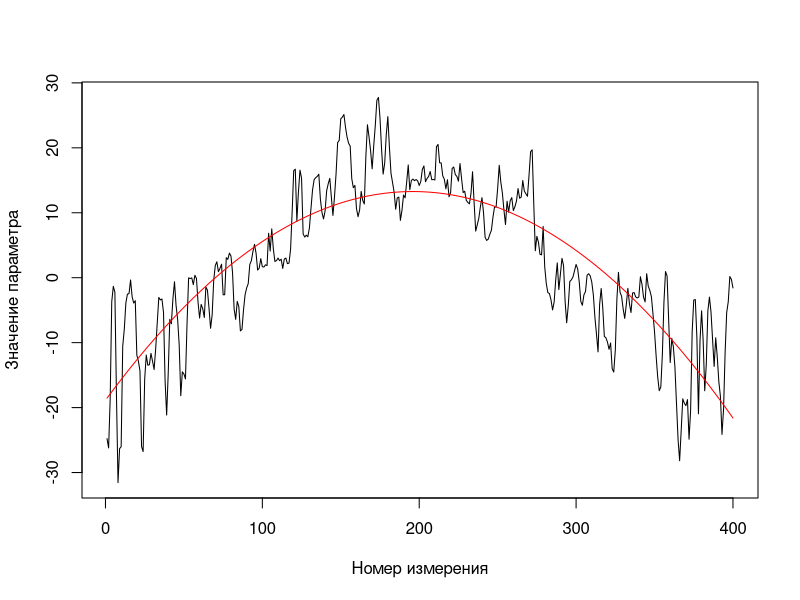

R code for this plot:
#путь
setwd("D:/Study/R/Labs")
#читаем файл
myData<- read.csv("6_1_1_2.csv", header = T, sep = ";")
x=1:400
View(myData)
plot(myData$Td[1:400], type = "l", xlab="Номер измерения", ylab = "Значение параметра")
#выделяем набор данных, для которого будем строить регрессионную модель
e<-data.frame(y=myData$Td[1:400], x=1:400)
#подбираем коэффициенты регрессионной модели
res<- nls(y~a+b*x+c*x*x, data=e, start=list(a=0.1, b=0.1, c=0.1))
#получаем значения коэффициентов
coef_func <- coef(res)
#строим регрессивную функцию
yfunc<-coef_func[1]+ coef_func[2]*x + coef_func[3]*x*x
#выводим
lines(x, yfunc, type="l", col="red")